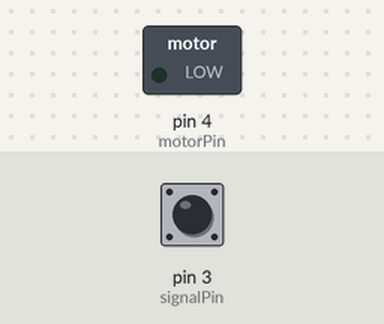
Bench run of a sketch on a simulated Arduino Uno, built with avr-gcc and run on an emulated ATmega328P. Parts: switched loads named in the sketch (green lamp = pin HIGH). The test bench sets the inputs (shaded band); at power-on: pin 3 (signalPin) HIGH. What the sketch prints to the serial monitor is not drawn.

Above: at 1.2 s.
1.3 s: pin 3 (signalPin) pulled LOW for 0.15 s
At 2.1 s:
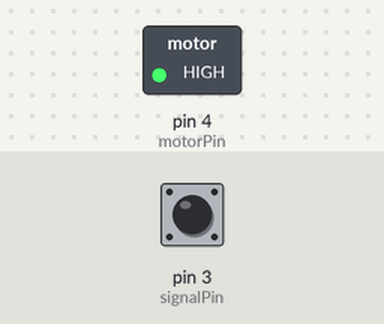
Timing chart, 0 to 4.3 s (numbered marks = the images above; inputs shaded):
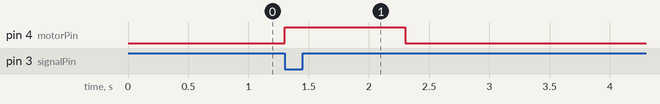

Measured:
- after the input at 1.3 s, pin 4 (motorPin): LOW → HIGH at once, → LOW 1.0 s later

The sketch:

physics-project.ino
```cpp
/*
 * Setup: 1 signal lead into GND, other lead into pin 3
 * Motor: 1 lead into GND, other lead into pin 4
 * yellow GND clockwise
 */

const int motorPin = 4;
const int signalPin = 3;
boolean motorReady = true;

void setup() {
  Serial.begin(9600);
  while(!Serial);
  pinMode(motorPin, OUTPUT);
  pinMode(signalPin, INPUT_PULLUP);
  Serial.println("Ready");
}

void loop() {
  if(digitalRead(signalPin) == LOW) {
    //trigger motor
    if(motorReady) {
      digitalWrite(motorPin, HIGH);
      delay(1000);
      digitalWrite(motorPin, LOW);
      motorReady = false;
      Serial.println("Done");
    }
  }
}
```
